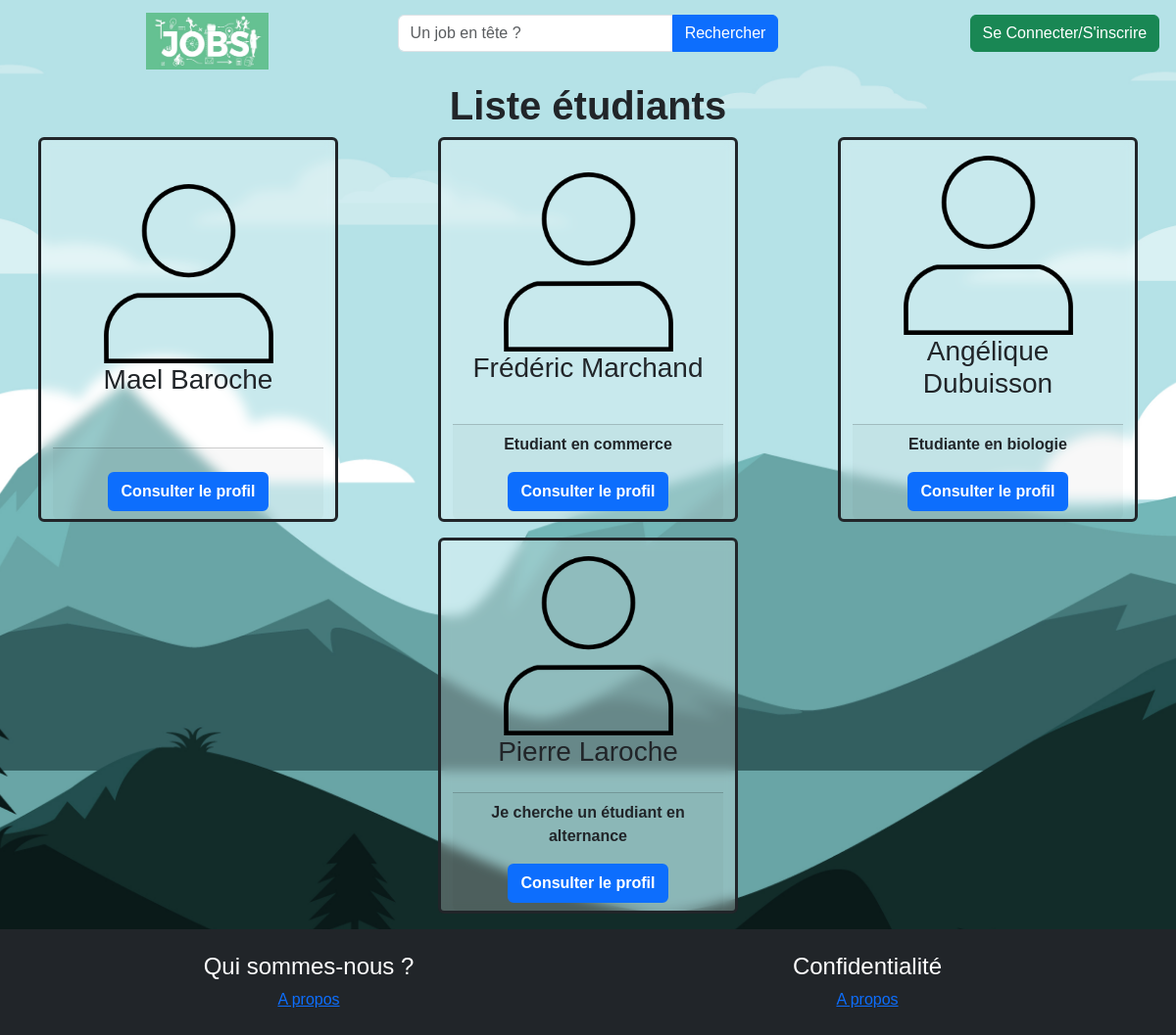
Page /controleur/lesEtuds.php on the earlier database version.
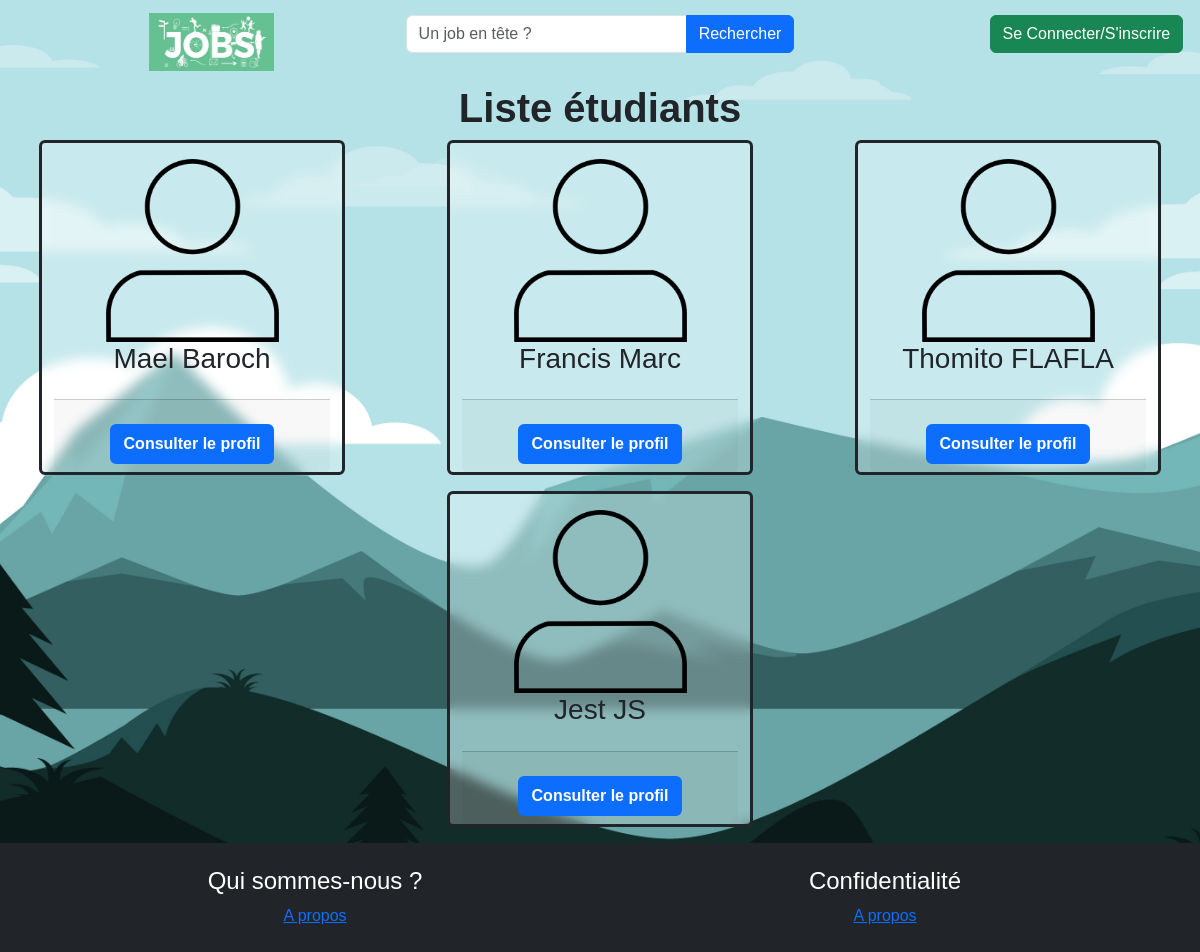
Same page on the later database version.
### tables this page shows
CREATE TABLE `utilisateur` (
  `idUser` int(11) NOT NULL,
  `civilite` tinyint(4) NOT NULL,
  `nom` varchar(30) NOT NULL,
  `prenom` varchar(30) NOT NULL,
  `email` varchar(255) NOT NULL,
  `passwd` text NOT NULL,
  `tel` varchar(20) NOT NULL,
  `imgUser` text NOT NULL DEFAULT 'defaultUser.png',
  `cvUser` text DEFAULT NULL,
  `idStatut` tinyint(4) NOT NULL,
  `bio` text DEFAULT NULL
);

### controleur/lesEtuds.php (called while the page is built)
<?php
    include_once('modele/mod_etudiants.php');
    $lesEtudiants = getAllStudents();
    include_once('vue/vue_listeEtudiants.php');

### modele/mod_etudiants.php (called while the page is built, shortened)
<?php
function getAllStudents(){
    $bdd = db_connect();
    $req = $bdd->prepare("SELECT * FROM utilisateur WHERE idStatut = 1");
    if(!$req->execute()) throw new Exception("Erreur: Recuperation ensemble des etudiants");
    return $req->fetchAll(PDO::FETCH_ASSOC);
}
?>

### vue/vue_listeEtudiants.php (the view)
<?php
    include "vue/vue_entete.php";
?>
    <h1 class="title fw-bold">Liste étudiants</h1>
    <section class="list-students">
      <div class="cards">
          <div class="row justify-content-around mb-3">
                      <?php
                            $comptage = 0;
                            foreach($lesEtudiants as $unEtudiant)
                            {
                              $idEtudiant = $unEtudiant['idUser'];
                              $prenom = $unEtudiant['prenom'];
                              $nom = $unEtudiant['nom'];
                              $biographie = $unEtudiant['bio'];
                      ?>
                                <div class="card text-center fw-bold col-3 border-3 border-dark">
                                    <div class="card-body d-flex flex-column justify-content-center align-items-center">
                                        <img src="vue/images/user.png" alt="Etudiant" class="img-student w-75">
                                        <h3 class="student-name"><?= $prenom," ", $nom ?></h3>
                                    </div>
                                    <div class="card-footer">
                                       <p class="card-text"><?= $biographie ?></p>
                                       <a href="index.php?section=unEtud&idOffre=<?= $idEtudiant ?>" class="btn btn-primary fw-bold border-2">Consulter le profil</a>
                                    </div>
                                </div>
                      <?php
                              $comptage++;
                              if ($comptage>=3){
                                $comptage = 0;
                      ?>
                                </div>
                              </div>
                                <div class="cards">
                                  <div class="row justify-content-around mb-3">
                      <?php
                              }
                            }
                      ?>
          </div>
      </div>
  </section>
<?php include_once("vue/vue_footer.php"); ?>

### vue/vue_entete.php (shortened to what this page needs)
<!DOCTYPE html>
<html lang="fr">
<head>
    <link rel="stylesheet" href="vue/css/style.css">
    <link rel="stylesheet" href="vue/css/bootstrap.min.css">
</head>
<body class="p-0">
    <div class="row">
        <nav class="navbar navbar-expand-lg">
            <div class="container-fluid">
                <div class="row justify-content-between">
                    <div class="collapse navbar-collapse" id="navbarSupportedContent">
                    <div class="col-lg-4 align-self-center">
                        <a class="ms-3 navbar-brand ms-3 navbar-brand d-md-flex justify-content-md-center" href="index.php">
                            <img src="vue/images/logoJobsEtudiant.jpg" class="logoEntete">
                        </a>
                    </div>
                        <div class="col-lg-4 align-self-center mb-3">
                            <form class="d-flex" role="search">
                                <div class="input-group">
                                    <input class="form-control" type="search" placeholder="Un job en tête ?" aria-label="Search">
                                    <button class="btn btn-primary" type="submit">Rechercher</button>
                                </div>
                            </form>
                        </div>
                        <div class="col-lg-4 align-self-center mb-3">
                            <div class="d-flex justify-content-md-around justify-content-lg-end">
                                <a href="index.php?section=<?= $isConnected ? "logout" : "login" ?>" class="btn btn-<?= $isConnected ? "danger" : "success" ?>"><?= $isConnected ? "Se déconnecter" : "Se Connecter/S'inscrire" ?></a>
                            </div>
                        </div>
                    </div>
                </div>
            </div>
        </nav>
    </div>

### vue/vue_footer.php
<footer class="mt-auto pb-4 col-12 bg-dark text-white mt-5">
      <div class="container text-center">
  <br>
        <div class="row align-items-start ">
          <div class="col-md-6" id="scrollAPropos">
            <h4>Qui sommes-nous ?</h4>
            <a class="p-1 rounded" href="index.php#aPropos">A propos</a>
          </div>
          <div class="col-md-6">
            <h4>Confidentialité</h4>
            <a class="p-1 rounded" href="vue/confidentialite.html">A propos</a>
          </div>
        </div>
      </div>
  </footer>
</body>
</html>

### vue/css/style.css (style rules this page uses)
* { margin: 0; padding: 0; box-sizing: border-box; font-family: sans-serif; }
body { background:url("../images/wallpaper2.jpg") no-repeat; height: 100vh; background-size: cover; background-position: center center; background-attachment: fixed; display: flex; flex-direction: column; align-items: center; position: relative; padding: 15px; }
.title { font-size: 40px; font-weight: bold; }
.cards>.row>.card { backdrop-filter: blur(6px) !important; background-color: #ffffff42 !important; }
.logoEntete { width: 35%; }

Differences in the rows shown:
no longer on this page (row edited): utilisateur: prenom "Frédéric", nom "Marchand", bio "Etudiant en commerce"
no longer on this page (row edited): utilisateur: prenom "Angélique", nom "Dubuisson", bio "Etudiante en biologie"
changed utilisateur "Mael": nom "Baroche" → "Baroch"
added utilisateur: prenom "Francis", nom "Marc"
changed utilisateur: prenom "Pierre" → "Thomito"; nom "Laroche" → "FLAFLA"; bio "Je cherche un étudiant en alternance" → (not shown)
added utilisateur: prenom "Jest", nom "JS"
